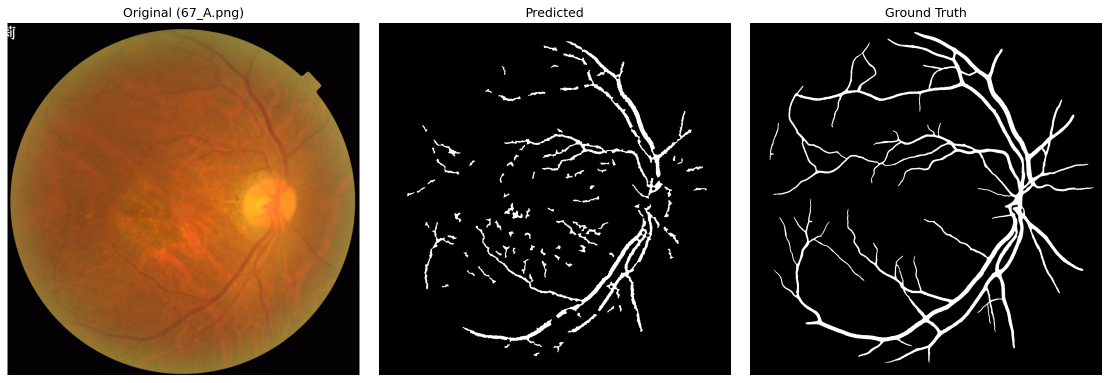
#> input picture Practical_Work/results/result_01_67_A.png, 2218 x 765 px (shown at 1/2 size)
$ python -i 4622_Practical_Part.py   (imports and definitions only)
#> lines starting #> are read from the running program, lines starting #| are printed output that depends on the picture; after the words box and inside, x2 and y2 are one past the last pixel; in counts of white or black regions, pixels touching at a corner belong together
import numpy as np
import cv2
import matplotlib.pyplot as plt
import os
import random

FUNDUS_TRAIN = r"../images/Database_For_Practical_Part/For_Designing/Fundus_images_for_Designing"
GT_TRAIN = r"../images/Database_For_Practical_Part/For_Designing/Ground_Truths_For_Designing"
VALIDATION_FUNDUS = r"../images/Database_For_Practical_Part/For_Validation/Foundus_Images_For_Validation"
VALIDATION_GT = r"../images/Database_For_Practical_Part/For_Validation/Ground_Truth_For_Validation"
EXTS = (".png", ".jpg", ".jpeg")


# [6 lines left out: function list_images, not called in this run]


def noise_reduction(image_path):
#> called with image_path = 'results/result_01_67_A.png'
    img = cv2.imread(image_path)
#> img is the input picture: shape (765, 2218, 3); mean B, G, R 47.7, 60.9, 76
    green = img[:, :, 1]
    return cv2.GaussianBlur(green, (5, 5), 0)


def contrast_enhance(image):
    clahe = cv2.createCLAHE(clipLimit=3.0, tileGridSize=(4, 4))
    enhanced = clahe.apply(image)
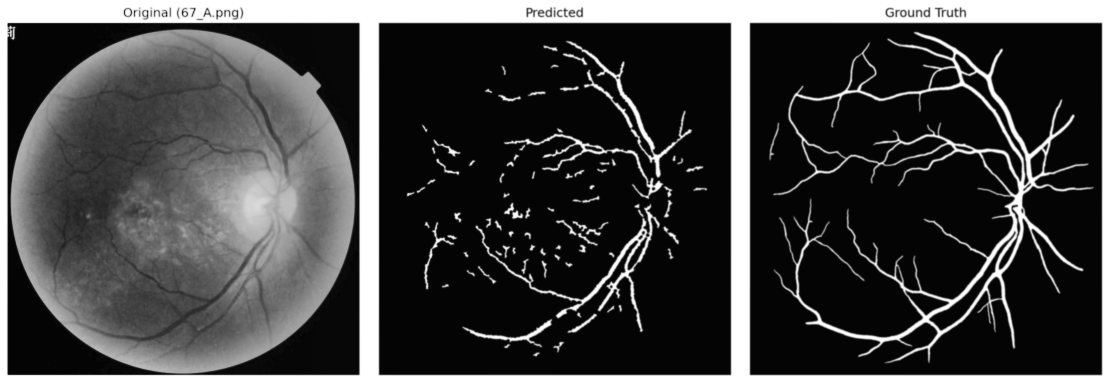
#> enhanced: shape (765, 2218) (shown at 1/2 size); min 0, max 255, mean 66.3
    gamma = 1.0
    table = np.array([((i / 255.0) ** (1.0 / gamma)) * 255 for i in range(256)]).astype(
        "uint8"
    )
    return cv2.LUT(enhanced, table)


def adaptive_threshold(image):
    img = image.astype(np.uint8)
    img = cv2.medianBlur(img, 5)
#> img: shape (765, 2218)
    img = cv2.GaussianBlur(img, (5, 5), 0)
    thresh = cv2.adaptiveThreshold(
        img,
        255,
        cv2.ADAPTIVE_THRESH_GAUSSIAN_C,
        cv2.THRESH_BINARY_INV,
        blockSize=25,
        C=2,
    )
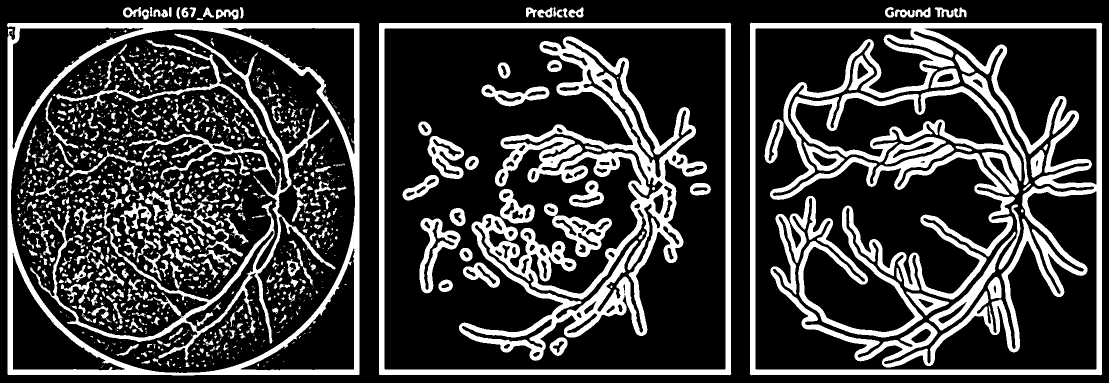
#> thresh: shape (765, 2218) (shown at 1/2 size); 24.3% white; 1382 white regions (741 under 20 px), largest, box (x1, y1, x2, y2) and area: (1499, 45, 2205, 751) 111602, (918, 73, 1414, 722) 70219, (14, 46, 719, 751) 46215
    kernel = np.ones((3, 3), np.uint8)
    thresh = cv2.morphologyEx(thresh, cv2.MORPH_OPEN, kernel)
#> thresh: shape (765, 2218); 23.7% white; 926 white regions (256 under 20 px), largest, box (x1, y1, x2, y2) and area: (1500, 46, 2204, 750) 111506, (918, 73, 1414, 721) 70150, (14, 46, 719, 751) 46023
    thresh = cv2.morphologyEx(thresh, cv2.MORPH_CLOSE, kernel)
#> thresh: shape (765, 2218); 23.7% white; 803 white regions (212 under 20 px), largest, box (x1, y1, x2, y2) and area: (1500, 46, 2204, 750) 111629, (918, 73, 1414, 721) 72741, (14, 46, 719, 751) 46121
    return thresh


def morphological_cleanup(binary):
    k_small = cv2.getStructuringElement(cv2.MORPH_ELLIPSE, (3, 3))
    k_med = cv2.getStructuringElement(cv2.MORPH_ELLIPSE, (5, 5))
    closed = cv2.morphologyEx(cv2.morphologyEx(binary, cv2.MORPH_OPEN, k_small), cv2.MORPH_CLOSE, k_med)
#> closed: shape (765, 2218); 23.8% white; 733 white regions (240 under 20 px), largest, box (x1, y1, x2, y2) and area: (1500, 46, 2204, 750) 116308, (918, 73, 1414, 721) 73677, (14, 46, 719, 751) 46303
    n, labels, stats, _ = cv2.connectedComponentsWithStats(closed, connectivity=8)
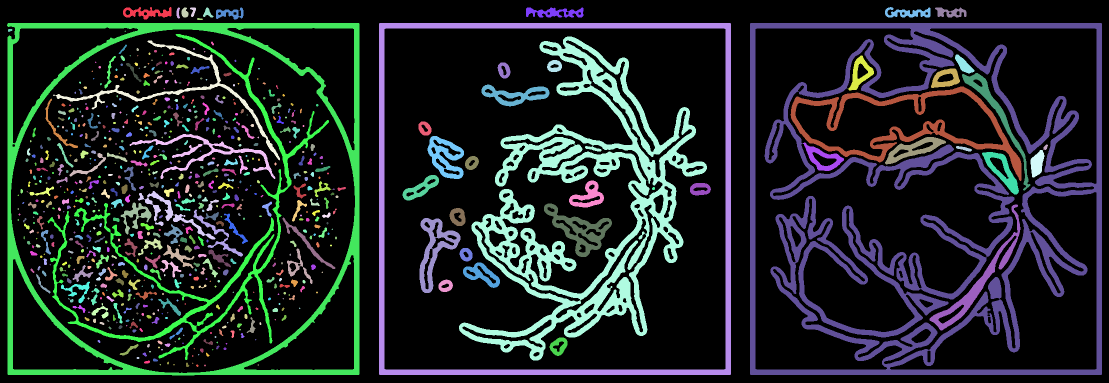
#> labels: shape (765, 2218) int32 (shown at 1/2 size); 734 distinct labels, from 0 to 733; one colour per label, 0 black
#> n = 734; stats = 734 rows, first 6: [0, 0, 2218, 765, 1292601], [246, 14, 97, 25, 1211], [353, 15, 7, 22, 108], [363, 15, 14, 20, 209], [380, 15, 12, 19, 128], [406, 15, 21, 20, 202]
    out = np.zeros_like(closed)
    for i in range(1, n):
        if stats[i, cv2.CC_STAT_AREA] > 150:
            out[labels == i] = 255
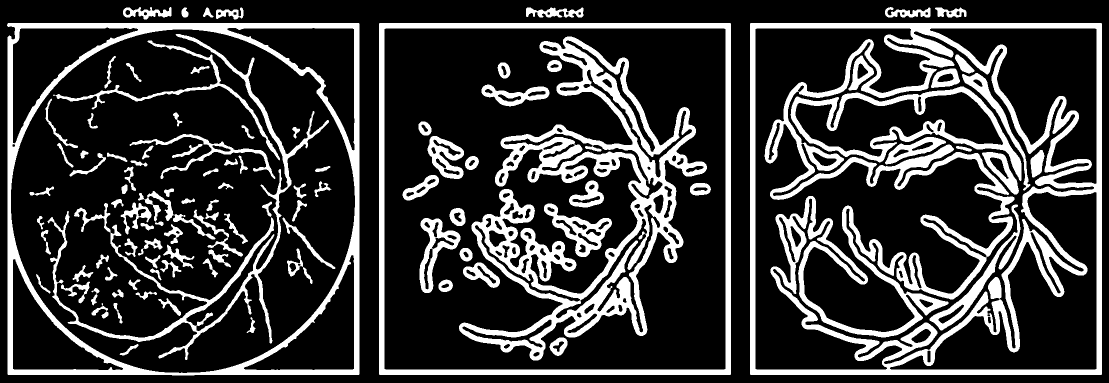
#> out: shape (765, 2218) (shown at 1/2 size); 22.4% white; 104 white regions, largest, box (x1, y1, x2, y2) and area: (1500, 46, 2204, 750) 116308, (918, 73, 1414, 721) 73677, (14, 46, 719, 751) 46303
    return out


def final_cleanup(vessel_mask):
    h, w = vessel_mask.shape[:2]
#> h = 765; w = 2218
    center = (w // 2, h // 2)
#> center = (1109, 382)
    radius = int(min(center) * 0.90)
#> radius = 343

    fov = np.zeros((h, w), np.uint8)
    cv2.circle(fov, center, radius, 255, -1)
#> fov: shape (765, 2218); 21.8% white; 1 white region, box (x1, y1, x2, y2) and area: (766, 39, 1453, 726) 369525

    masked = cv2.bitwise_and(vessel_mask, fov)
#> masked: shape (765, 2218); 5.9% white; 20 white regions, largest, box (x1, y1, x2, y2) and area: (918, 73, 1414, 721) 73677, (1088, 407, 1224, 514) 4596, (839, 436, 921, 586) 4182

    kernel = cv2.getStructuringElement(cv2.MORPH_ELLIPSE, (5, 5))
    opened = cv2.morphologyEx(masked, cv2.MORPH_OPEN, kernel)
#> opened: shape (765, 2218); 5.9% white; 23 white regions, largest, box (x1, y1, x2, y2) and area: (918, 73, 1414, 721) 72456, (1088, 407, 1224, 514) 4581, (839, 436, 921, 586) 4169

    n, labels, stats, _ = cv2.connectedComponentsWithStats(opened, connectivity=8)
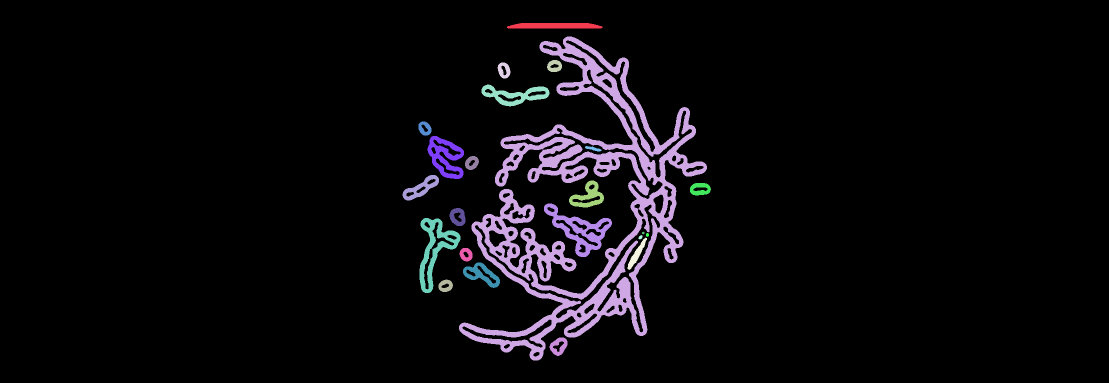
#> labels: shape (765, 2218) int32 (shown at 1/2 size); 24 distinct labels, from 0 to 23; one colour per label, 0 black
#> n = 24; stats = 24 rows, first 6: [0, 0, 2218, 765, 1597019], [1014, 46, 191, 11, 1905], [918, 73, 496, 648, 72456], [1094, 120, 30, 24, 490], [995, 125, 26, 32, 522], [963, 169, 136, 44, 2561]
    cleaned = np.zeros_like(opened)

    for i in range(1, n):
        if stats[i, cv2.CC_STAT_AREA] >= 310:
            cleaned[labels == i] = 255
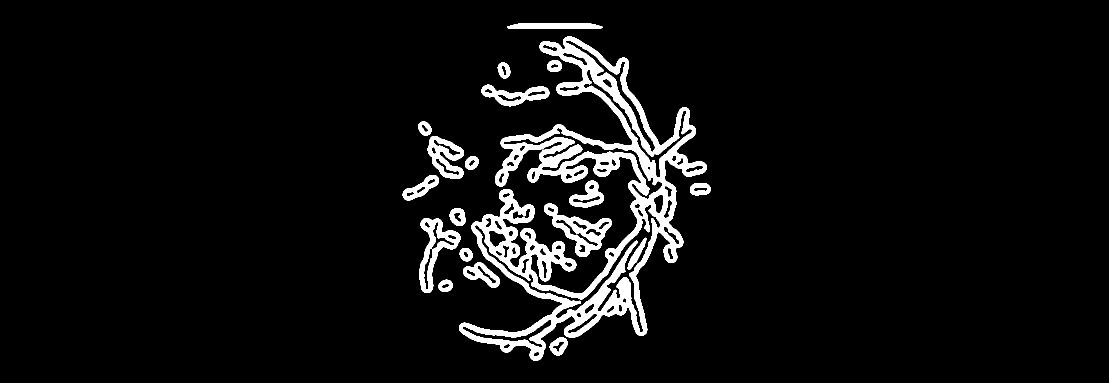
#> cleaned: shape (765, 2218) (shown at 1/2 size); 5.9% white; 19 white regions, largest, box (x1, y1, x2, y2) and area: (918, 73, 1414, 721) 72456, (1088, 407, 1224, 514) 4581, (839, 436, 921, 586) 4169

    return cv2.morphologyEx(cleaned, cv2.MORPH_CLOSE, kernel)
#> returned value: shape (765, 2218); 5.9% white; 21 white regions (2 under 20 px), largest, box (x1, y1, x2, y2) and area: (918, 73, 1414, 721) 72502, (1088, 407, 1224, 514) 4587, (839, 436, 921, 586) 4176


def connect_vessels(mask):
    bridge_kernel = cv2.getStructuringElement(cv2.MORPH_ELLIPSE, (15, 15))
    return cv2.morphologyEx(mask, cv2.MORPH_CLOSE, bridge_kernel)
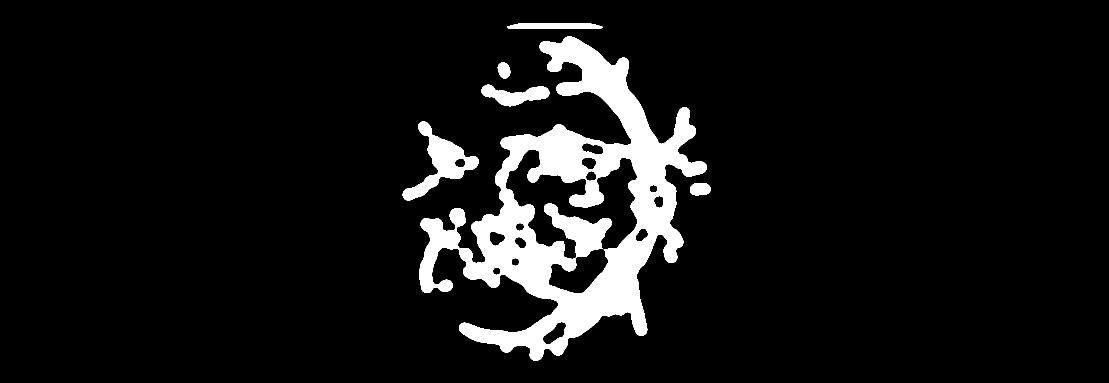
#> returned value: shape (765, 2218) (shown at 1/2 size); 8.1% white; 6 white regions, box (x1, y1, x2, y2) and area: (839, 73, 1414, 721) 122530, (805, 243, 958, 401) 7469, (963, 169, 1099, 213) 3195, (1014, 46, 1205, 57) 1905, (1380, 366, 1422, 391) 871, (995, 125, 1021, 157) 633


def segment(image_path):
    x = noise_reduction(image_path)
    x = contrast_enhance(x)
    x = adaptive_threshold(x)
    x = morphological_cleanup(x)
    x = final_cleanup(x)
    x = connect_vessels(x)
    return x


# [145 lines left out: functions dice, jaccard, read_gt_bin, match_pairs, evaluate, plot_subset and 2 more, not called in this run]


# [2 lines not run here, left out]

>>> result = segment('results/result_01_67_A.png')

$ run again, on Practical_Work/results1/result_02_29_A.png
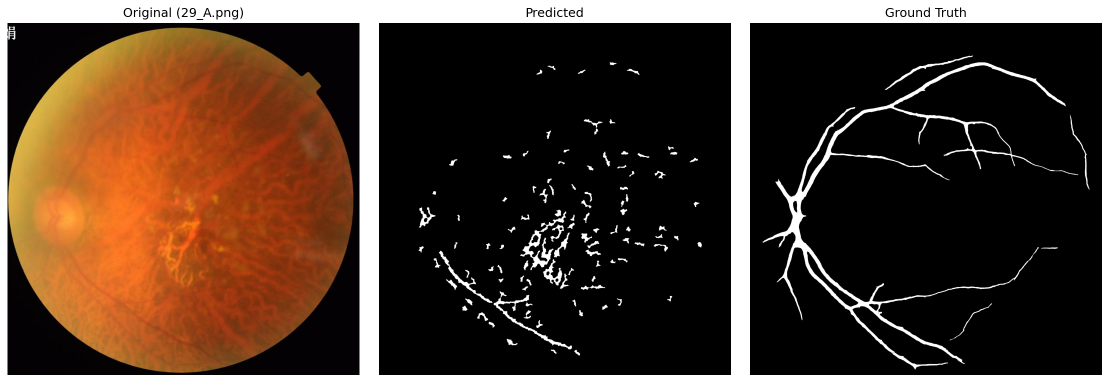
#> input picture Practical_Work/results1/result_02_29_A.png, 2218 x 765 px (shown at 1/2 size)
#> in noise_reduction, img is the input picture: shape (765, 2218, 3); mean B, G, R 42.9, 55.8, 75.4
#> closed: shape (765, 2218); 19.4% white; 639 white regions (186 under 20 px), largest, box (x1, y1, x2, y2) and area: (1500, 46, 2204, 750) 100649, (14, 46, 719, 750) 45524, (859, 361, 1263, 720) 33445
#> in morphological_cleanup, `n, labels, stats, _ = cv2.connectedComponentsWithStats(closed, connect..`:
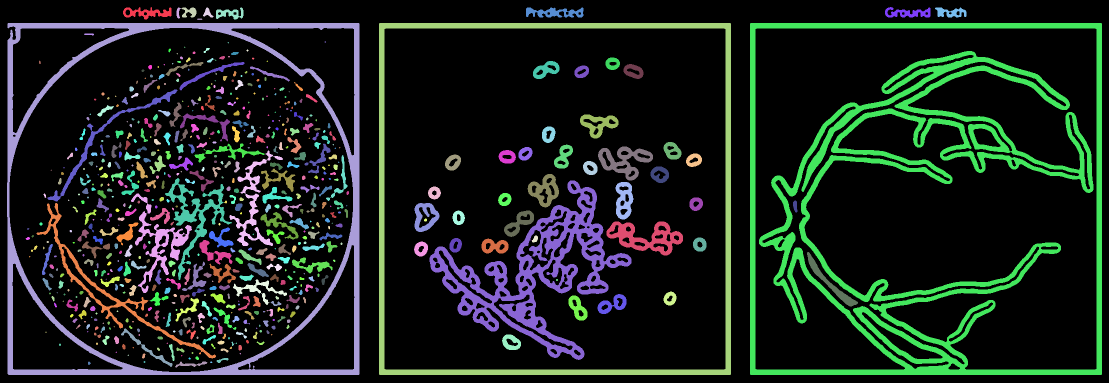
#> labels: shape (765, 2218) int32 (shown at 1/2 size); 640 distinct labels, from 0 to 639; one colour per label, 0 black
#> in morphological_cleanup, `n, labels, stats, _ = cv2.connectedComponentsWithStats(closed, connect..`: n = 640; stats = 640 rows, first 6: [0, 0, 2218, 765, 1368298], [246, 14, 97, 25, 1157], [353, 15, 9, 22, 113], [363, 15, 30, 20, 372], [406, 15, 21, 20, 197], [432, 15, 55, 24, 683]
#> fov: shape (765, 2218); 21.8% white; 1 white region, box (x1, y1, x2, y2) and area: (766, 39, 1453, 726) 369525
#> masked: shape (765, 2218); 4% white; 36 white regions, largest, box (x1, y1, x2, y2) and area: (859, 361, 1263, 720) 33445, (1213, 443, 1366, 511) 4574, (1196, 293, 1306, 361) 3167
#> opened: shape (765, 2218); 4% white; 36 white regions, largest, box (x1, y1, x2, y2) and area: (859, 361, 1263, 720) 33250, (1213, 443, 1366, 511) 4567, (1196, 293, 1306, 361) 3166
#> in final_cleanup, `n, labels, stats, _ = cv2.connectedComponentsWithStats(opened, connect..`: n = 37; stats = 37 rows, first 6: [0, 0, 2218, 765, 1629087], [1014, 46, 191, 11, 1905], [1211, 115, 29, 25, 494], [1066, 122, 53, 36, 1011], [1247, 128, 40, 30, 723], [1149, 131, 29, 25, 480]
#> in connect_vessels, `return cv2.morphologyEx(mask, cv2.MORPH_CLOSE, bridge_kernel)`:
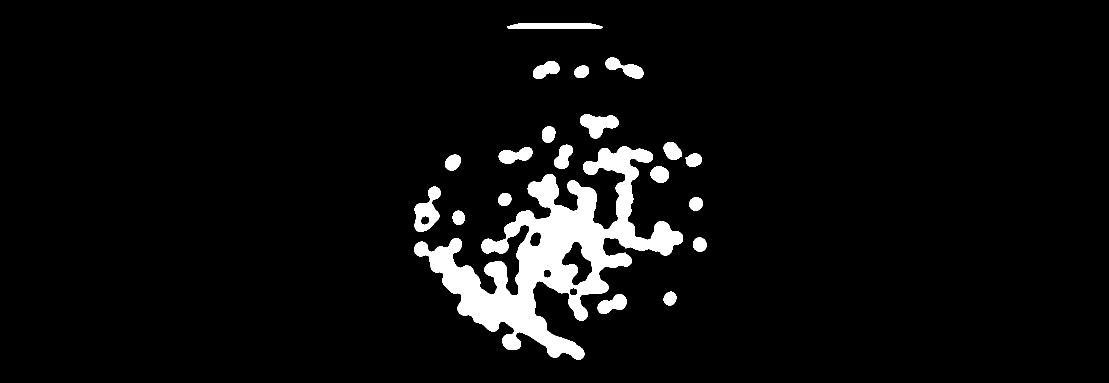
#> returned value: shape (765, 2218) (shown at 1/2 size); 5.3% white; 20 white regions, largest, box (x1, y1, x2, y2) and area: (828, 293, 1366, 720) 69374, (829, 373, 882, 464) 2533, (1160, 229, 1237, 277) 2199
